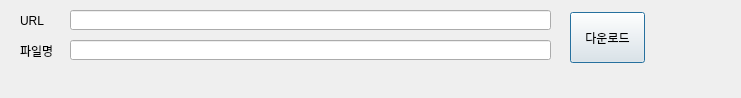
<?xml version="1.0" encoding="UTF-8"?>
<ui version="4.0">
 <class>Dialog</class>
 <widget class="QDialog" name="Dialog">
  <property name="geometry">
   <rect>
    <x>0</x>
    <y>0</y>
    <width>741</width>
    <height>98</height>
   </rect>
  </property>
  <property name="windowTitle">
   <string>Dialog</string>
  </property>
  <widget class="QPushButton" name="download_pushButton">
   <property name="geometry">
    <rect>
     <x>570</x>
     <y>12</y>
     <width>75</width>
     <height>51</height>
    </rect>
   </property>
   <property name="text">
    <string>다운로드</string>
   </property>
  </widget>
  <widget class="QLineEdit" name="URL_lineEdit">
   <property name="geometry">
    <rect>
     <x>70</x>
     <y>10</y>
     <width>481</width>
     <height>20</height>
    </rect>
   </property>
  </widget>
  <widget class="QLabel" name="status_label">
   <property name="geometry">
    <rect>
     <x>20</x>
     <y>70</y>
     <width>611</width>
     <height>16</height>
    </rect>
   </property>
   <property name="text">
    <string> </string>
   </property>
  </widget>
  <widget class="QLabel" name="label_2">
   <property name="geometry">
    <rect>
     <x>20</x>
     <y>10</y>
     <width>41</width>
     <height>21</height>
    </rect>
   </property>
   <property name="text">
    <string>URL</string>
   </property>
  </widget>
  <widget class="QLabel" name="label_3">
   <property name="geometry">
    <rect>
     <x>20</x>
     <y>40</y>
     <width>41</width>
     <height>21</height>
    </rect>
   </property>
   <property name="text">
    <string>파일명</string>
   </property>
  </widget>
  <widget class="QLineEdit" name="filename_lineEdit">
   <property name="geometry">
    <rect>
     <x>70</x>
     <y>40</y>
     <width>481</width>
     <height>20</height>
    </rect>
   </property>
  </widget>
 </widget>
 <resources/>
 <connections/>
</ui>
